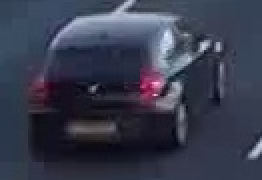
//> input picture Train a model/images/cars/1.jpg, 131 x 90 px, given in place of 1259.jpg, which was not available (shown 2 times larger)
$ ./Source   (built with g++ and OpenCV 4)
//> lines starting //> are read from the running program, lines starting //| are printed output that depends on the picture; after the words box and inside, x2 and y2 are one past the last pixel; in counts of white or black regions, pixels touching at a corner belong together; pictures that were not available may be replaced by others from this repository, and a replacement may not be noted
#include "opencv2/opencv.hpp"

#include <opencv2/core/utility.hpp>
#include <opencv2/video/tracking.hpp>
#include <opencv2/highgui.hpp>
#include <opencv2/core.hpp>
#include <opencv2/imgproc.hpp>
#include "opencv2/imgcodecs.hpp"
#include <opencv2/highgui.hpp>
#include <opencv2/ml.hpp>

#include <iostream>
#include <fstream>
#include <vector>

#define DUMP        0
#define VEHICLE     1
#define CAR			0
#define MINIVAN		1


#define PATCH_SIZE  Size(128, 128)
#define IMAGE_SIZE  Size(640, 480)
#define STRIDE_SIZE	Size(2, 2)
using namespace std;
using namespace cv;
using namespace cv::ml;


vector< vector< Point> > getContours(Mat& img);
int checkCollision(vector< Rect > rects, int y);
void mergeOverlaps(vector<Rect> &inputBoxes, Size size, vector<Rect> &outputBoxes);
void trainSvm(Ptr<SVM>& svm, Mat& data, Mat& label);
void extractHogAndTrainSVM(Ptr<SVM> &svm, string file1, string file2);


// [23 lines left out: functions compareHogFeatures, findFeatureIndex, not called in this run]


int main(int argc, char ** argv)
{
	Ptr<SVM> classifier;
	Ptr<SVM> detector;

	vector< vector< Point > > custom_roi;
	//int carcount = 0;
	int prevCount = 10000;
	Mat frame, out, fg, mask, custom_roi_mask;
	VideoCapture capture("traffic.mp4");
	/*VideoCapture capture;
	capture.open(0);
	if (!capture.isOpened())
		return -1;*/

	Ptr<BackgroundSubtractor> subtractorMog2;
	HOGDescriptor descriptor;


	custom_roi.push_back(vector<Point>());
	/*custom_roi[0].push_back(Point(255, 255));
	custom_roi[0].push_back(Point(300, 255));
	custom_roi[0].push_back(Point(250, 480));
	custom_roi[0].push_back(Point(120, 480));*/


	custom_roi[0].push_back(Point(10, 10));
	custom_roi[0].push_back(Point(630, 10));
	custom_roi[0].push_back(Point(630, 470));
	custom_roi[0].push_back(Point(10, 470));

	//set roi
	custom_roi_mask = Mat::zeros(IMAGE_SIZE, CV_8UC1);
	drawContours(custom_roi_mask, custom_roi, 0, Scalar(255), CV_FILLED, 8);
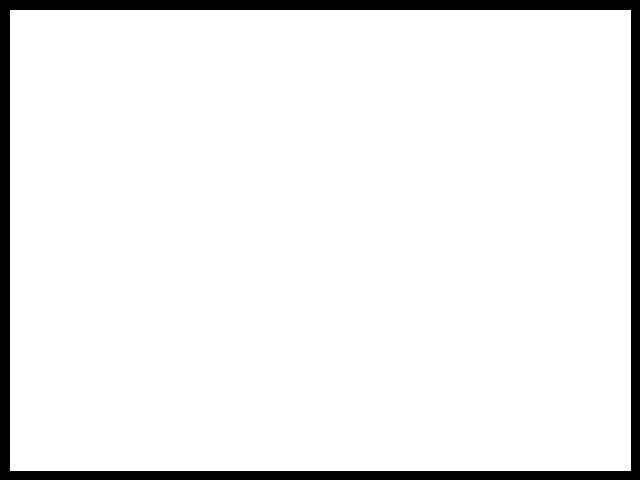
//> custom_roi_mask: 480 rows x 640 cols, CV_8UC1; 93.2% white; 1 black region, box (x1, y1, x2, y2) and area: (0, 0, 640, 480) 20919
	mask = Mat::zeros(IMAGE_SIZE, CV_8UC1);


	descriptor.winSize = PATCH_SIZE;
	subtractorMog2 = createBackgroundSubtractorMOG2();

	//extract and train
	//extractHogAndTrainSVM(classifier, "cars.txt", "vans.txt");

	int choice;
	cout << "Train and save a new model(1) or Use a exist model(2)!!\n";
	cin >> choice;
//> the answer given: 1


	if (choice == 1) {
		extractHogAndTrainSVM(detector, "dumps.txt", "cars.txt");
		detector->save("my_det.xml");
		cout << "New model saved!";
	}
	else if (choice == 2) {
		detector = StatModel::load<SVM>("my_det.xml");
	}


	vector< vector< float> > prev_features;

	vector < Scalar > colors;
	colors.push_back(Scalar(0, 0, 255));
	colors.push_back(Scalar(0, 255, 0));
	colors.push_back(Scalar(255, 0, 0));

	for (int i = 0; i > -1; ++i) {
		capture >> frame;
		resize(frame, frame, IMAGE_SIZE);

		out = Mat::zeros(frame.size(), frame.type());
		frame.copyTo(out, custom_roi_mask);

		subtractorMog2->apply(out, mask);
		out.copyTo(fg, mask);

		cvtColor(fg, fg, CV_BGR2GRAY);
		//I added
		equalizeHist(fg, fg);
		blur(fg, fg, Size(5, 5));
		threshold(fg, fg, 30, 250, THRESH_BINARY);
		imshow("before dilation", fg);

		int dilateSize = 3;
		// types : MORPH_RECT, MORPH_CROSS, MORPH_ELLIPSE
		Mat element = getStructuringElement(MORPH_RECT,
			Size(2 * dilateSize + 1, 2 * dilateSize + 1),
			Point(dilateSize, dilateSize));
		dilate(fg, fg, element);
		imshow("after dilation", fg);

		vector< vector< Point > > contours = getContours(fg);
		vector< vector< Point > > hull(contours.size());
		for (int j = 0; j < contours.size(); j++) {
			convexHull(Mat(contours[j]), hull[j], false);
		}

		vector< Rect > rects, rects_out;
		for (int j = 0; j< contours.size(); j++) {
			Rect r = boundingRect(hull[j]);
			if (r.area() > 1000)
				rects.push_back(r);
		}

		mergeOverlaps(rects, frame.size(), rects_out);

		/*int index = checkCollision(rects_out, 260);
		if (index != -1) {
			carcount++;
		}*/


		vector< vector< float > > temp;
		for (size_t a = 0; a < rects_out.size(); a++)
		{
			vector< float > descriptorsValues;
			vector< Point > locations;
			Mat himg;
			if (!Rect(0, 0, 640, 480).contains(rects_out[a].tl()) || !Rect(0, 0, 640, 480).contains(rects_out[a].br())) continue;

			himg = frame(rects_out[a]).clone();
			resize(himg, himg, PATCH_SIZE);
			descriptor.compute(himg, descriptorsValues, STRIDE_SIZE, Size(0, 0), locations);

			//check if is it vehicle

			if (detector->predict(descriptorsValues) == DUMP) continue;

			int index = findFeatureIndex(prev_features, descriptorsValues);
			if (index != -1) rectangle(frame, rects_out[a], colors[index], 2);
			if (rects_out.size() == 1) rectangle(frame, rects_out[a], colors[0], 2);

			//check vehicle type
			//float res = classifier->predict(descriptorsValues);

			stringstream ss;
			//ss << (res == 0 ? "CAR" : "VAN");
			//putText(frame, ss.str(), rects_out[a].tl(), CV_FONT_HERSHEY_PLAIN, 1, Scalar(0, 255, 0));
			//ss.str("");

			temp.push_back(descriptorsValues);
		}

		prev_features = temp;
		stringstream ss;
		//ss << "Counter : " << carcount;
		putText(frame, ss.str(), Point(0, 25), CV_FONT_HERSHEY_PLAIN, 1, Scalar(0, 0, 0), 2);
		ss.str("");
		/*line(frame, custom_roi[0][0], custom_roi[0][2], Scalar(0, 255, 255), 2);
		line(frame, custom_roi[0][0], custom_roi[0][1], Scalar(0, 255, 255), 2);
		line(frame, custom_roi[0][1], custom_roi[0][3], Scalar(0, 255, 255), 2);
		line(frame, custom_roi[0][2], custom_roi[0][3], Scalar(0, 255, 255), 2);*/

		line(frame, custom_roi[0][0], custom_roi[0][1], Scalar(0, 255, 255), 2);
		line(frame, custom_roi[0][0], custom_roi[0][3], Scalar(0, 255, 255), 2);
		line(frame, custom_roi[0][1], custom_roi[0][2], Scalar(0, 255, 255), 2);
		line(frame, custom_roi[0][2], custom_roi[0][3], Scalar(0, 255, 255), 2);


		imshow("Result", frame);
		if (waitKey(30) == 27) break;
	}
	return 0;
}

void extractHogAndTrainSVM(Ptr<SVM> &svm, string file1, string file2)
{
//> called with file1 = "dumps.txt", file2 = "cars.txt"
	vector < vector<float> > all_descriptors;
	vector < vector< Point> > all_locations;
	vector < int > labels;

	fstream ifs(file1.c_str()), ifs2(file2.c_str());
	if (!ifs.is_open() || !ifs2.is_open())
	{
		cout << "File can not opened " << endl;
		return;
	}
	HOGDescriptor descriptor;
	descriptor.winSize = PATCH_SIZE;

	Mat img;
	for (int i = 0; /*i < 250 &&*/ !ifs.eof(); ++i)
	{
		string line;
		ifs >> line;
		if (line[line.size() - 1] == '\n') line = line.substr(0, line.size() - 1);
		if (line[line.size() - 1] == '\r') line = line.substr(0, line.size() - 1);
		cout << line << endl;
		img = imread(line);
//> img is the input picture: 90 rows x 131 cols, CV_8UC3; mean B, G, R 77.7, 59.8, 55.9
		if (!img.data) continue;
		resize(img, img, PATCH_SIZE);
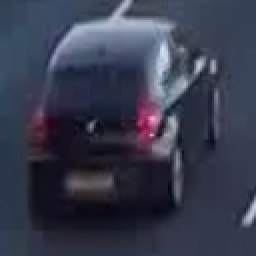
//> img: 128 rows x 128 cols, CV_8UC3 (shown 2 times larger); mean B, G, R 77.6, 59.7, 55.8

		vector< float> descriptorsValues;
		vector< Point> locations;
		descriptor.compute(img, descriptorsValues, STRIDE_SIZE, Size(0, 0), locations);
//> descriptorsValues = 8100 values, max 0.562 at index 7870, min 0 at index 444, mean 0.124; locations = empty

		all_descriptors.push_back(descriptorsValues);
//> all_descriptors = 1 item
		all_locations.push_back(locations);
//> all_locations = 1 empty contours
		labels.push_back(CAR);
	}
//> pass 2 of the loop in extractHogAndTrainSVM, `for (int i = 0; /*i < 250 &&*/ !ifs.eof(); ++i)`:
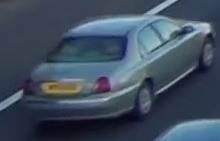
//> input picture Train a model/images/cars/10.jpg, 220 x 141 px, given in place of 230.jpg, which was not available
//> in extractHogAndTrainSVM, img is the input picture: 141 rows x 220 cols, CV_8UC3; mean B, G, R 95.7, 79.3, 65.1
//> in extractHogAndTrainSVM, `resize(img, img, PATCH_SIZE);`:
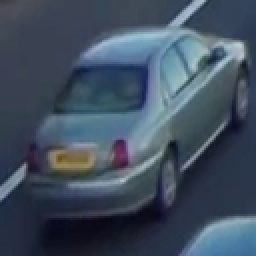
//> img: 128 rows x 128 cols, CV_8UC3 (shown 2 times larger); mean B, G, R 95.6, 79.2, 65
//> descriptorsValues = 8100 values, max 0.678 at index 1179, min 0 at index 498, mean 0.115
//> all_descriptors = 2 items
//> all_locations = 2 empty contours
	while (!ifs2.eof())
	{
		string line;
		ifs2 >> line;
		if (line[line.size() - 1] == '\n') line = line.substr(0, line.size() - 1);
		if (line[line.size() - 1] == '\r') line = line.substr(0, line.size() - 1);
		cout << line << endl;
		img = imread(line);
		if (!img.data) continue;
		resize(img, img, PATCH_SIZE);

		vector< float> descriptorsValues;
		vector< Point> locations;
		descriptor.compute(img, descriptorsValues, STRIDE_SIZE, Size(0, 0), locations);

		all_descriptors.push_back(descriptorsValues);
		all_locations.push_back(locations);
		labels.push_back(MINIVAN);
	}
	cout << "READING COMPLETED" << endl;

	int row = (int)all_descriptors.size();
	int col = (int)all_descriptors[0].size();

	cout << "row= " << row << endl
		<< "col= " << col << endl;

	Mat data_mat(row, col, CV_32F);
	Mat label_mat(row, 1, CV_32SC1);

	for (int i = 0; i < row; ++i)
	{
		memcpy(&(data_mat.data[col * i * sizeof(float)]), all_descriptors[i].data(), col * sizeof(float));
		label_mat.at<int>(i) = labels[i];
	}

	trainSvm(svm, data_mat, label_mat);
}

// [49 lines left out: functions trainSvm, mergeOverlaps, getContours, checkCollision, not called in this run]
